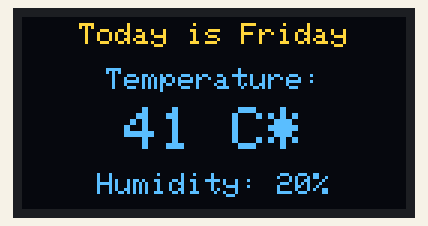
This sketch was run on a simulated Arduino Uno, built with avr-gcc and run on an emulated ATmega328P. Parts: 128×64 one-colour display. The OLED is the two-colour kind (top 16 rows yellow).

Above: at 2.2 s.

The sketch:

sketch_apr11a.ino
```cpp
#include <Wire.h>
#include <Adafruit_GFX.h>
#include <Adafruit_SSD1306.h>

#define SCREEN_WIDTH 128 // OLED display width, in pixels
#define SCREEN_HEIGHT 64 // OLED display height, in pixels

// Declaration for an SSD1306 display connected to I2C (SDA, SCL pins)
Adafruit_SSD1306 display(SCREEN_WIDTH, SCREEN_HEIGHT, &Wire, -1);

void oledDisplayCenter(String text, int row) {
  int16_t x1;
  int16_t y1;
  uint16_t width;
  uint16_t height;

  display.getTextBounds(text, 0, 0, &x1, &y1, &width, &height);

  display.setCursor((SCREEN_WIDTH - width) / 2, row);
  display.println(text); // text to display
  display.display();
}


void renderTemp(int temp, int hum){
  oledDisplayCenter("Temperature:", 17);
  display.setTextSize(2);
  oledDisplayCenter(String(temp) + " C*", 30);
  display.setTextSize(0);
  oledDisplayCenter("Humidity: " + String(hum) + "%", 52);
}

void setup() {
  Serial.begin(115200);

  if(!display.begin(SSD1306_SWITCHCAPVCC, 0x3C)) { // Address 0x3D for 128x64
    Serial.println(F("SSD1306 allocation failed"));
    for(;;);
  }
  delay(2000);
  display.clearDisplay();

  display.setTextSize(1);
  display.setTextColor(WHITE);
  //display.setCursor(0, 16);
  // Display static text
  oledDisplayCenter("Today is Friday", 2);
  renderTemp(41,20);
}

void loop() {

}
```
